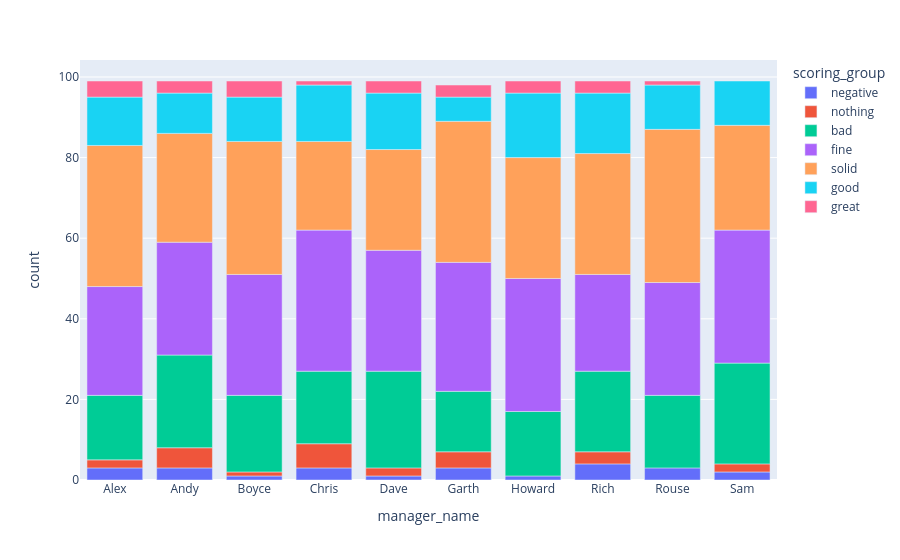

Notebook cell for this chart:
### Code cell
tmp_p = tmp[tmp['player_type'] == 'P'].copy()
tmp_p = tmp_p[tmp_p['starting'] == 1]

p_bins = [-np.inf, -0.1, 0.1, 9.9, 19.9, 29.9, 44.9, np.inf]
p_names = ['negative', 'nothing', 'bad', 'fine', 'solid', 'good', 'great']
## 2.5% / 5% / 17% / 30% / 30% / 12% / 4%
season = 2026

tmp_p['scoring_group'] = pd.cut(tmp_p['pts'], p_bins, labels=p_names)
tmp_p = tmp_p[tmp_p['season'] == season]
tmp_p = tmp_p.groupby(['manager_name', 'scoring_group']).size().reset_index().rename(columns={0: 'count'})


fig = px.bar(tmp_p,
             x="manager_name",
             y="count",
             color='scoring_group'
             )
fig.show()

### Figure 1 — Plotly figure (JSON) as saved in the notebook; plotly's stock layout.template omitted (floating-point values rounded to 4 significant figures)
{"data": [{"hovertemplate": "scoring_group=negative<br>manager_name=%{x}<br>count=%{y}<extra></extra>", "legendgroup": "negative", "marker": {"color": "#636efa", "pattern": {"shape": ""}}, "name": "negative", "orientation": "v", "showlegend": true, "textposition": "auto", "type": "bar", "x": ["Alex", "Andy", "Boyce", "Chris", "Dave", "Garth", "Howard", "Rich", "Rouse", "Sam"], "xaxis": "x", "y": [3, 3, 1, 3, 1, 3, 1, 4, 3, 2], "yaxis": "y"}, {"hovertemplate": "scoring_group=nothing<br>manager_name=%{x}<br>count=%{y}<extra></extra>", "legendgroup": "nothing", "marker": {"color": "#EF553B", "pattern": {"shape": ""}}, "name": "nothing", "orientation": "v", "showlegend": true, "textposition": "auto", "type": "bar", "x": ["Alex", "Andy", "Boyce", "Chris", "Dave", "Garth", "Rich", "Sam"], "xaxis": "x", "y": [2, 5, 1, 6, 2, 4, 3, 2], "yaxis": "y"}, {"hovertemplate": "scoring_group=bad<br>manager_name=%{x}<br>count=%{y}<extra></extra>", "legendgroup": "bad", "marker": {"color": "#00cc96", "pattern": {"shape": ""}}, "name": "bad", "orientation": "v", "showlegend": true, "textposition": "auto", "type": "bar", "x": ["Alex", "Andy", "Boyce", "Chris", "Dave", "Garth", "Howard", "Rich", "Rouse", "Sam"], "xaxis": "x", "y": [16, 23, 19, 18, 24, 15, 16, 20, 18, 25], "yaxis": "y"}, {"hovertemplate": "scoring_group=fine<br>manager_name=%{x}<br>count=%{y}<extra></extra>", "legendgroup": "fine", "marker": {"color": "#ab63fa", "pattern": {"shape": ""}}, "name": "fine", "orientation": "v", "showlegend": true, "textposition": "auto", "type": "bar", "x": ["Alex", "Andy", "Boyce", "Chris", "Dave", "Garth", "Howard", "Rich", "Rouse", "Sam"], "xaxis": "x", "y": [27, 28, 30, 35, 30, 32, 33, 24, 28, 33], "yaxis": "y"}, {"hovertemplate": "scoring_group=solid<br>manager_name=%{x}<br>count=%{y}<extra></extra>", "legendgroup": "solid", "marker": {"color": "#FFA15A", "pattern": {"shape": ""}}, "name": "solid", "orientation": "v", "showlegend": true, "textposition": "auto", "type": "bar", "x": ["Alex", "Andy", "Boyce", "Chris", "Dave", "Garth", "Howard", "Rich", "Rouse", "Sam"], "xaxis": "x", "y": [35, 27, 33, 22, 25, 35, 30, 30, 38, 26], "yaxis": "y"}, {"hovertemplate": "scoring_group=good<br>manager_name=%{x}<br>count=%{y}<extra></extra>", "legendgroup": "good", "marker": {"color": "#19d3f3", "pattern": {"shape": ""}}, "name": "good", "orientation": "v", "showlegend": true, "textposition": "auto", "type": "bar", "x": ["Alex", "Andy", "Boyce", "Chris", "Dave", "Garth", "Howard", "Rich", "Rouse", "Sam"], "xaxis": "x", "y": [12, 10, 11, 14, 14, 6, 16, 15, 11, 11], "yaxis": "y"}, {"hovertemplate": "scoring_group=great<br>manager_name=%{x}<br>count=%{y}<extra></extra>", "legendgroup": "great", "marker": {"color": "#FF6692", "pattern": {"shape": ""}}, "name": "great", "orientation": "v", "showlegend": true, "textposition": "auto", "type": "bar", "x": ["Alex", "Andy", "Boyce", "Chris", "Dave", "Garth", "Howard", "Rich", "Rouse"], "xaxis": "x", "y": [4, 3, 4, 1, 3, 3, 3, 3, 1], "yaxis": "y"}], "layout": {"barmode": "relative", "legend": {"title": {"text": "scoring_group"}, "tracegroupgap": 0}, "margin": {"t": 60}, "xaxis": {"anchor": "y", "domain": [0, 1], "title": {"text": "manager_name"}}, "yaxis": {"anchor": "x", "domain": [0, 1], "title": {"text": "count"}}}}
